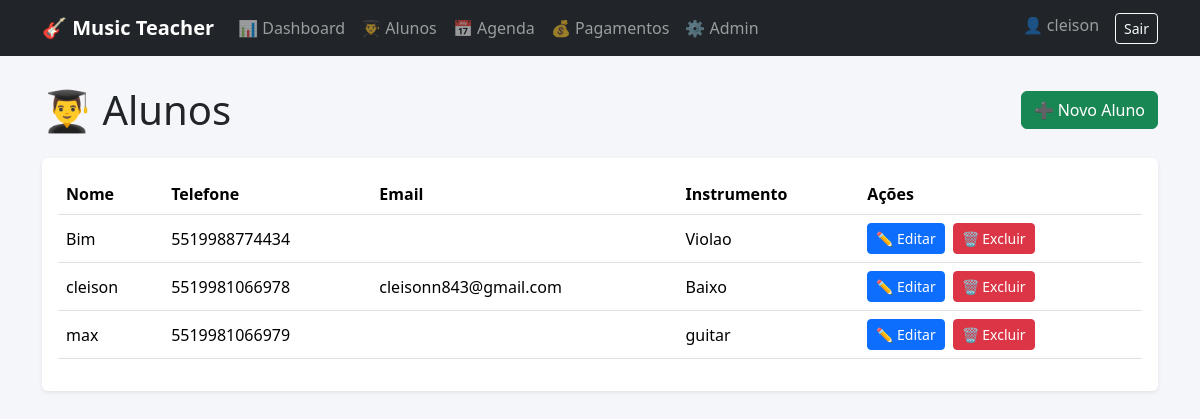
Screenshot of /alunos/ (signed in) with the database file from the repository.
### alunos/models.py (models this page shows, shortened)
class Aluno(models.Model):
    user = models.OneToOneField(
        User,
        on_delete=models.CASCADE,
        null=True,
        blank=True
    )
    nome = models.CharField(max_length=200)
    telefone = models.CharField(max_length=20)
    email = models.EmailField(blank=True)
    instrumento = models.CharField(max_length=100)
    valor_mensalidade = models.DecimalField(
        max_digits=8,
        decimal_places=2,
        default=0
    )
    dia_vencimento = models.IntegerField(default=10)
    data_cadastro = models.DateField(auto_now_add=True)

### config/views.py (the view)
# urls.py: path('alunos/', alunos, name='alunos'),
@login_required
def alunos(request):
    if usuario_e_aluno(request.user):
        return redirect("/meu-painel/")
    lista_alunos = Aluno.objects.all()
    return render(request, "alunos.html", {
        "alunos": lista_alunos,
        "eh_aluno": False
    })

### config/context_processors.py (called while the page is built)
def vapid_key(request):
    return {
        "vapid_public_key": settings.VAPID_PUBLIC_KEY
    }

### config/views.py (called while the page is built)
def usuario_e_aluno(user):
    return Aluno.objects.filter(user=user).exists()

### templates/alunos.html (shortened to what this page needs)
{% extends "base.html" %}
{% block content %}
<div class="d-flex flex-column flex-md-row justify-content-between align-items-md-center gap-3 mb-4">
<h1 class="mb-0">👨‍🎓 Alunos</h1>
<a href="/alunos/novo/" class="btn btn-success">
➕ Novo Aluno
</a>
</div>
<div class="d-none d-md-block">
<div class="card shadow-sm border-0">
<div class="card-body">
<div class="table-responsive">
<table class="table align-middle">
<thead>
<tr>
<th>Nome</th>
<th>Telefone</th>
<th>Email</th>
<th>Instrumento</th>
<th>Ações</th>
</tr>
</thead>
<tbody>
{% for aluno in alunos %}
<tr>
<td>{{ aluno.nome }}</td>
<td>{{ aluno.telefone }}</td>
<td>{{ aluno.email }}</td>
<td>{{ aluno.instrumento }}</td>
<td>
<div class="d-flex gap-2">
<a href="/alunos/editar/{{ aluno.id }}/"
class="btn btn-sm btn-primary">
✏ Editar
</a>
<a href="/alunos/excluir/{{ aluno.id }}/"
class="btn btn-sm btn-danger"
onclick="return confirm('Excluir aluno?')">
🗑 Excluir
</a>
</div>
</td>
</tr>
{% endfor %}
</tbody>
</table>
</div>
</div>
</div>
</div>
{% endblock %}

### templates/base.html (shortened to what this page needs)
<!DOCTYPE html>
<html lang="pt-br">
<head>
<link href="https://cdn.jsdelivr.net/npm/bootstrap@5.3.3/dist/css/bootstrap.min.css" rel="stylesheet">
</head>
<body>
<nav class="navbar navbar-expand-lg navbar-dark bg-dark">
<div class="container">
<a class="navbar-brand" href="/dashboard/">
🎸 Music Teacher
</a>
<div class="collapse navbar-collapse" id="menu">
<ul class="navbar-nav me-auto">
{% if request.user.is_authenticated %}
    {% if eh_aluno %}
    <li class="nav-item">
        <a class="nav-link" href="/meu-painel/">
            🎓 Meu Painel
        </a>
    </li>
    {% else %}
    <li class="nav-item">
        <a class="nav-link" href="/dashboard/">
            📊 Dashboard
        </a>
    </li>
    <li class="nav-item">
        <a class="nav-link" href="/alunos/">
            👨‍🎓 Alunos
        </a>
    </li>
    <li class="nav-item">
        <a class="nav-link" href="/agenda/">
            📅 Agenda
        </a>
    </li>
    <li class="nav-item">
        <a class="nav-link" href="/admin/financeiro/pagamento/">
            💰 Pagamentos
        </a>
    </li>
    <li class="nav-item">
        <a class="nav-link" href="/admin/">
            ⚙ Admin
        </a>
    </li>
    {% endif %}
{% endif %}
</ul>
<ul class="navbar-nav">
{% if request.user.is_authenticated %}
<li class="nav-item">
<span class="navbar-text me-3">
👤 {{ request.user.username }}
</span>
</li>
<li class="nav-item">
<form method="POST" action="/admin/logout/" class="d-inline">
<button type="submit" class="btn btn-sm btn-outline-light">
Sair
</button>
</form>
</li>
{% endif %}
</ul>
</div>
</div>
</nav>
<div class="container container-main">
{% block content %}
{% endblock %}
</div>
</body>
</html>

### templates/base.html (style rules this page uses)
body { background:#f5f6fa; }
.navbar-brand { font-weight:bold; }
.container-main { margin-top:30px; }

### rows the page displays
Aluno: nome "Bim", telefone "5519988774434", instrumento "Violao"
Aluno: nome "cleison", telefone "5519981066978", email "cleisonn843@gmail.com", instrumento "Baixo"
Aluno: nome "max", telefone "5519981066979", instrumento "guitar"

### other values shown
{{ request.user.username }} "cleison"
